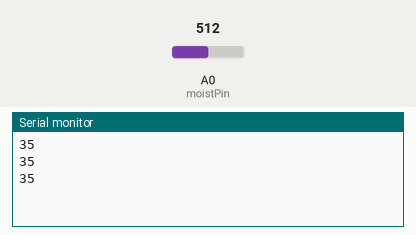
Bench run of a sketch on a simulated Arduino Uno, built with avr-gcc and run on an emulated ATmega328P. Parts: the last lines printed to the serial monitor. The test bench sets the inputs (shaded band); at power-on: A0 (moistPin) = 512.

Above: at 1.3 s.
1.4 s: A0 (moistPin) set to 716
At 1.9 s:
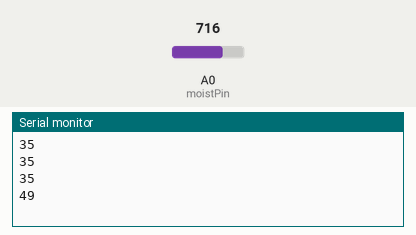
2.9 s: A0 (moistPin) set to 900
At 3.4 s:
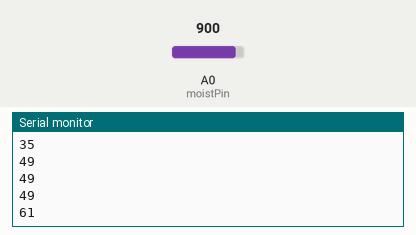
Timing chart, 0 to 5.9 s (numbered marks = the images above; inputs shaded):
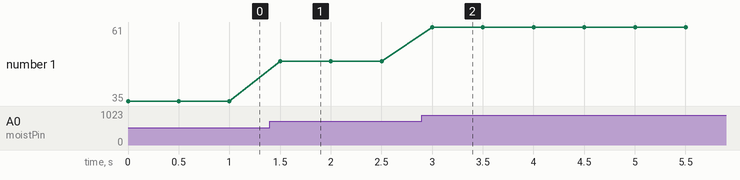

The sketch:

soil_moisture.ino
```cpp
/****************** code made by PARTH SANTOSH KUNNIR************/
/****************** code is subjected to copy right**************/

int moistPin = A0;
int moistVal = 0;

void setup()
{
  Serial.begin(115200);
}
void loop()
{
  moistVal = analogRead(moistPin);

  int percent = 2.718282 * 2.718282 * (.008985 * moistVal + 0.207762); //calculate percent for probes about 1 - 1.5 inches apart
  Serial.println(percent);

  delay(500); // for stability
}
```

Measured:
- after the input at 1.4 s, the serial monitor: prints a new line after 0.10 s (image 1)
- after the input at 2.9 s, the serial monitor: prints a new line after 0.10 s (image 2)
- plotted number 1: 35 → 49 after the input at 1.4 s, 49 → 61 after the input at 2.9 s
